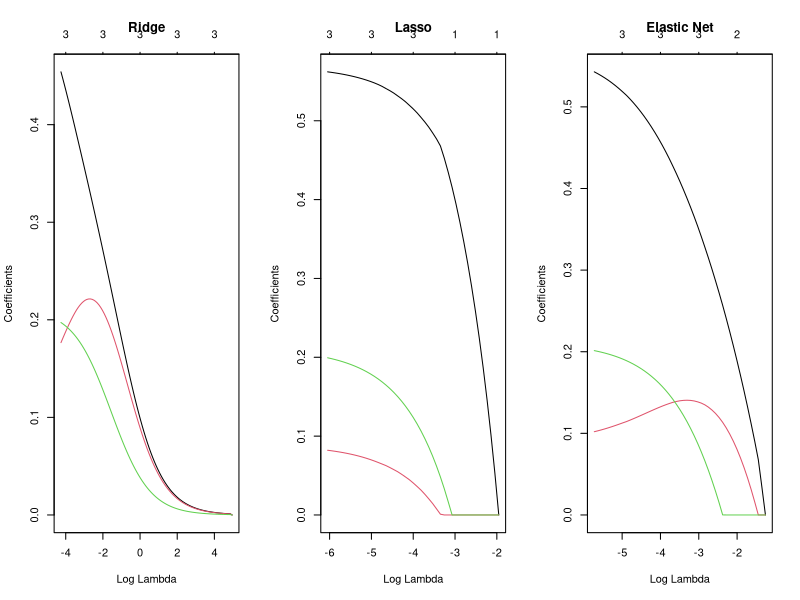

Source code (R):
# ======================================================================
# Chapter 5 Solutions — Variable Selection Methods
# Logistic Regression: Bridging Theory and Practice (Doosti, 2026)
# ======================================================================
#
# NOTE: Some solutions build on objects (e.g. `model`, `data`, `Heart`) created by the
#       corresponding chapter script. Run that script first, or source it, e.g.:
#           source("../R/Chapter05_VariableSelection.R")
#       Package dependencies are listed at the top of each solution.


# ------------------------------------------------------------------
# Solution 5.1
# ------------------------------------------------------------------
# (a) All predictors: Lowest bias, highest variance, overfitting risk.
#
# (b) Stepwise: Reduces variance but may introduce bias; discrete selection causes high variability.
#
# (c) Lasso: Continuous shrinkage, biases toward zero, automatic selection.
#
# (d) Ridge: Maximum variance reduction, biases all coefficients, no selection.

# ------------------------------------------------------------------
# Solution 5.2
# ------------------------------------------------------------------
# P-values after stepwise are biased because: (1) Variables chosen for showing association--circular reasoning; (2) Multiple testing not accounted for; (3) Winner's curse inflates effects. Results may not replicate; use independent validation.

# ------------------------------------------------------------------
# Solution 5.3
# ------------------------------------------------------------------
# Critique: Lasso selection isn't a hypothesis test. Better reporting: "Using lasso with 10-fold CV ( = 0.05), glucose was retained with coefficient 0.035 (OR = 1.036). Five of 8 predictors selected. CV-AUC = 0.82."

# ------------------------------------------------------------------
# Solution 5.4
# ------------------------------------------------------------------

# Solution 5.4
library(glmnet)
set.seed(123)

n <- 500; n_sim <- 100
results <- matrix(0, n_sim, 6)

for(sim in 1:n_sim) {
  # Correlated predictors (rho = 0.9)
  X_corr <- MASS::mvrnorm(n, c(0,0), matrix(c(1,0.9,0.9,1), 2))
  X <- cbind(X_corr, rnorm(n))
  y <- rbinom(n, 1, plogis(-0.5 + 0.8 * X[,1]))  # Only x1 is true
  
  cv_lasso <- cv.glmnet(X, y, family = "binomial", alpha = 1)
  cv_enet <- cv.glmnet(X, y, family = "binomial", alpha = 0.5)
  
  results[sim, 1:3] <- as.numeric(coef(cv_lasso, s = "lambda.min")[-1] != 0)
  results[sim, 4:6] <- as.numeric(coef(cv_enet, s = "lambda.min")[-1] != 0)
}

# Selection frequencies
colMeans(results)  # Lasso unstable for x1 vs x2; elastic net more stable


# ------------------------------------------------------------------
# Solution 5.5
# ------------------------------------------------------------------

# Solution 5.5: Stability selection
stability_selection <- function(X, y, B = 100) {
  p <- ncol(X)
  selection_matrix <- matrix(0, B, p)
  
  for(b in 1:B) {
    idx <- sample(1:nrow(X), nrow(X), replace = TRUE)
    cv_fit <- cv.glmnet(X[idx,], y[idx], family = "binomial")
    selection_matrix[b,] <- as.numeric(coef(cv_fit, s = "lambda.1se")[-1] != 0)
  }
  
  probs <- colMeans(selection_matrix)
  list(probs = probs,
       sel_50 = which(probs > 0.5),
       sel_70 = which(probs > 0.7),
       sel_90 = which(probs > 0.9))
}


# ------------------------------------------------------------------
# Solution 5.6
# ------------------------------------------------------------------

# Solution 5.6: Coefficient paths
library(glmnet)

# Fit all three
ridge <- glmnet(X, y, family = "binomial", alpha = 0)
lasso <- glmnet(X, y, family = "binomial", alpha = 1)
enet <- glmnet(X, y, family = "binomial", alpha = 0.5)

par(mfrow = c(1, 3))
plot(ridge, xvar = "lambda", main = "Ridge")
plot(lasso, xvar = "lambda", main = "Lasso")
plot(enet, xvar = "lambda", main = "Elastic Net")


# ------------------------------------------------------------------
# Solution 5.7
# ------------------------------------------------------------------
# Apply all methods to Pima data. Typical findings: glucose, BMI, pedigree consistently selected. Recommendation: Lasso for parsimony with key clinical predictors retained.

# ------------------------------------------------------------------
# Solution 5.8
# ------------------------------------------------------------------
# Adaptive lasso uses weights w_j = 1/|beta_hat_j|^gamma. Implementation uses initial estimates for weights, then applies weighted lasso. Improves oracle property compared to standard lasso.
#
# %% ============================================================
# %% CHAPTER 6 SOLUTIONS
# %% ============================================================
